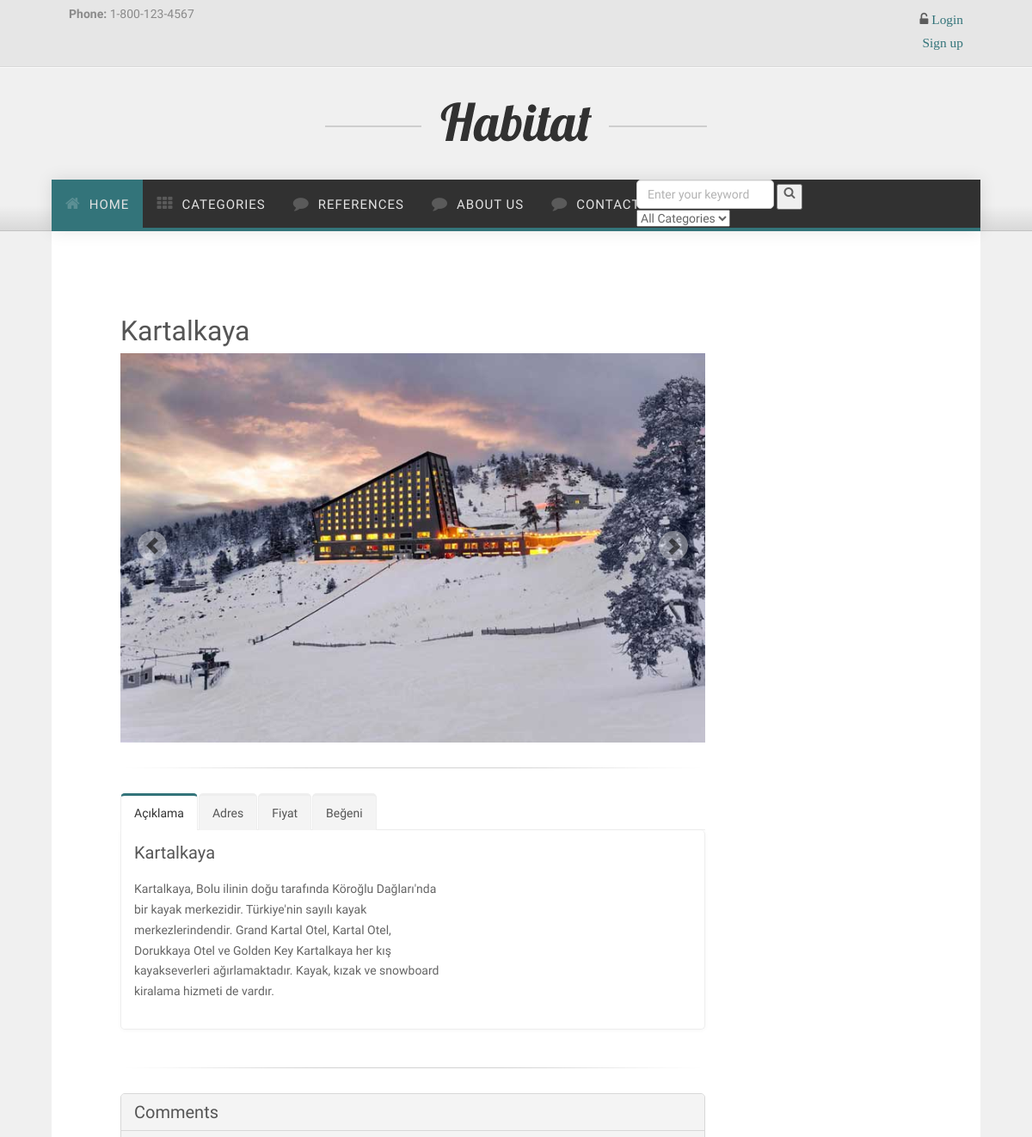
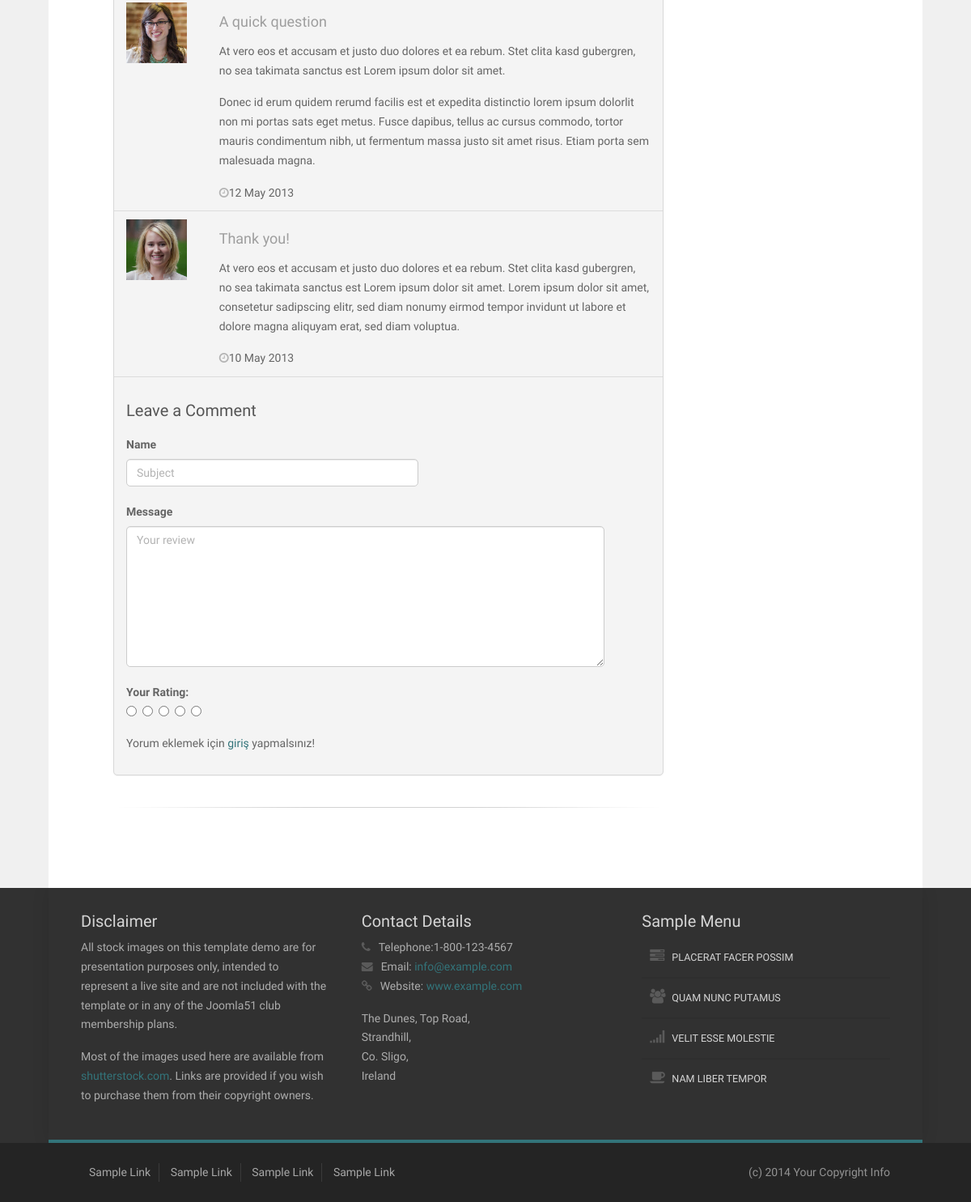
Screenshot of /place/8/Kartalkaya/ with the database file from the repository (2 pictures, top to bottom).
### place/models.py (models this page shows, shortened)
class Place(models.Model):
    STATUS = (
        ('True', 'Evet'),
        ('False', 'Hayır'),
    )
    category = models.ForeignKey(Category, on_delete=models.CASCADE)
    title = models.CharField(max_length=150)
    keywords = models.CharField(max_length=255)
    description = models.CharField(max_length=255)
    image = models.ImageField(blank=True, upload_to='images/')
    price = models.FloatField()
    address = models.TextField()
    detail = RichTextUploadingField()
    slug = models.SlugField(null=False, unique=True)
    like = models.IntegerField()
    status = models.CharField(max_length=10, choices=STATUS)
    create_at = models.DateTimeField(auto_now_add=True)
    update_at = models.DateTimeField(auto_now=True)

### home/views.py (the view)
# urls.py: path('place/<int:id>/<slug:slug>/', views.place_detail, name='place_detail'),
def place_detail(request,id,slug):
    category = Category.objects.all()
    place = Place.objects.get(pk=id)
    images = Images.objects.filter(place_id=id)
    comments= Comment.objects.filter(place_id=id,status='True')
    context = {'place': place,
               'category': category,
               'images': images,
               'comments': comments,
               }
    return render(request,'place_detail.html',context)

### home/templates/place_detail.html (shortened to what this page needs)
{% extends "homebase.html" %}
{% block content %}
    <div id="content">
        <div class="container background-white">
            <div class="row margin-vert-30">
                <div class="col-md-12 margin-top-30">
                    <div id="content">
                        <div class="container background-white">
                            <div class="row margin-vert-40">
                                <div class="col-md-9">
                                    <h2>{{ place.title }}</h2>
                                    <div id="carousel-example-1" class="carousel slide" data-ride="carousel">
                                        <div class="carousel-inner">
                                            <div class="item active">
                                                <img src="{{ place.image.url }}">
                                            </div>
                                        </div>
                                        <a class="left carousel-control" href="#carousel-example-1" data-slide="prev">
                                            <span class="glyphicon glyphicon-chevron-left"></span>
                                        </a>
                                        <a class="right carousel-control" href="#carousel-example-1" data-slide="next">
                                            <span class="glyphicon glyphicon-chevron-right"></span>
                                        </a>
                                    </div>
                                    <hr>
                                    <div class="tabs">
                                        <ul class="nav nav-tabs">
                                            <li class="active">
                                                <a href="#sample-1a" data-toggle="tab">Açıklama</a>
                                            </li>
                                            <li>
                                                <a href="#sample-1b" data-toggle="tab">Adres</a>
                                            </li>
                                            <li>
                                                <a href="#sample-1c" data-toggle="tab">Fiyat</a>
                                            </li>
                                            <li>
                                                <a href="#sample-1d" data-toggle="tab">Beğeni</a>
                                            </li>
                                        </ul>
                                        <div class="tab-content">
                                            <div class="tab-pane fade in active" id="sample-1a">
                                                <div class="row">
                                                    <div class="col-md-7">
                                                        <h3 class="no-margin no-padding">{{ place.title }}</h3>
                                                        <p>{{ place.detail | safe }}</p>
                                                    </div>
                                                    <div class="clearfix"></div>
                                                </div>
                                            </div>
                                        </div>
                                    </div>
                                    <hr>
                                    <div class="blog-recent-comments panel panel-default margin-bottom-30">
                                        <div class="panel-heading">
                                            <h3>Comments</h3>
                                        </div>
                                        <ul class="list-group">
                                            <li class="list-group-item">
                                                <div class="row">
                                                    <div class="col-md-2 profile-thumb">
                                                        <a href="#">
                                                            <img class="media-object" src="assets/img/profiles/53.jpg" alt="">
                                                        </a>
                                                    </div>
                                                    <div class="col-md-10">
                                                        <h4>A quick question</h4>
                                                        <p>At vero eos et accusam et justo duo dolores et ea rebum. Stet clita kasd gubergren, no sea takimata sanctus est Lorem ipsum dolor sit amet.</p>
                                                        <p>Donec id erum quidem rerumd facilis est et expedita distinctio lorem ipsum dolorlit non mi portas sats eget metus. Fusce dapibus, tellus ac cursus commodo, tortor mauris condimentum nibh, ut
                                                            fermentum massa justo sit amet risus. Etiam porta sem malesuada magna.</p>
                                                        <span class="date">
                                                                <i class="fa fa-clock-o color-gray-light"></i>12 May 2013</span>
                                                    </div>
                                                </div>
                                            </li>
                                            <li class="list-group-item">
                                                <div class="row">
                                                    <div class="col-md-2 profile-thumb">
                                                        <a href="#">
                                                            <img class="media-object" src="assets/img/profiles/37.jpg" alt="">
                                                        </a>
                                                    </div>
                                                    <div class="col-md-10">
                                                        <h4>Thank you!</h4>
                                                        <p>At vero eos et accusam et justo duo dolores et ea rebum. Stet clita kasd gubergren, no sea takimata sanctus est Lorem ipsum dolor sit amet. Lorem ipsum dolor sit amet, consetetur sadipscing elitr,
                                                            sed diam nonumy eirmod tempor invidunt ut labore et dolore magna aliquyam erat, sed diam voluptua.</p>
                                                        <span class="date">
                                                                <i class="fa fa-clock-o color-gray-light"></i>10 May 2013</span>
                                                    </div>
                                                </div>
                                            </li>
                                            <li class="list-group-item">
                                                <div class="blog-comment-form">
                                                    <div class="row margin-top-20">
                                                        <div class="col-md-12">
                                                            <div class="pull-left">
                                                                <h3>Leave a Comment</h3>
                                                            </div>
                                                        </div>
                                                    </div>
                                                    <div class="row margin-top-20">
                                                        <div class="col-md-12">
                                                            <form action="/place/addcomment/{{ place.id }}">
                                                                <label>Name</label>
                                                                <div class="row margin-bottom-20">
                                                                    <div class="col-md-7 col-md-offset-0">
                                                                        <input class="form-control" type="text" name="subject" id="id_subject" placeholder="Subject" />
                                                                    </div>
                                                                </div>
                                                                <label>Message</label>
                                                                <div class="row margin-bottom-20">
                                                                    <div class="col-md-11 col-md-offset-0">
                                                                        <textarea class="form-control" name="comment" id="id_comment" placeholder="Your review" rows="8"></textarea>
                                                                    </div>
                                                                </div>
                                                                <div class="form-group">
                                                                    <div class="input-rating">
                                                                        <strong class="text-uppercase"> Your Rating: </strong>
                                                                        <div class="stars">
                                                                            <input type="radio" id="star5" name="rate" value="5" /> <label for="star5"></label>
                                                                            <input type="radio" id="star4" name="rate" value="4" /> <label for="star4"></label>
                                                                            <input type="radio" id="star3" name="rate" value="3" /> <label for="star3"></label>
                                                                            <input type="radio" id="star2" name="rate" value="2" /> <label for="star2"></label>
                                                                            <input type="radio" id="star1" name="rate" value="1" /> <label for="star1"></label>
                                                                        </div>
                                                                    </div>
                                                                </div>
                                                                <p>
                                                                    {% if user.id is not None %}
                                                                        <button class="btn btn-primary" type="submit">Send Message</button>
                                                                    {% else %}
                                                                        Yorum eklemek için <a href="/login">giriş</a>  yapmalsınız!
                                                                    {% endif %}
                                                                </p>
                                                            </form>
                                                        </div>
                                                    </div>
                                                </div>
                                            </li>
                                        </ul>
                                    </div>
                                    <hr class="margin-top-30">
                                </div>
                            </div>
                        </div>
                    </div>
                </div>
            </div>
        </div>
    </div>
{% endblock %}

### home/static/css/nexus.css (style rules this page uses)
html { overflow-y: scroll; }
body { line-height: 1.7em; font-family: Roboto Condensed; font-size: 14px; font-weight: 400; background-color: #f0f0f0; color: #656565; }
.container { max-width: 1080px; padding-left: 40px; padding-right: 40px; width: 100%; }
.color-gray-light { color: #b3b3b3 !important; }
.color-gray-light[class^="fa-"]:before, .color-gray-light[class*=" fa-"]:before { color: #b3b3b3; }
.margin-vert-30 { margin-top: 30px; margin-bottom: 30px; }
.margin-vert-40 { margin-top: 40px; margin-bottom: 40px; }
.no-padding { padding: 0 0 4px !important; }
.no-margin { margin: 0 !important; }
.margin-top-20 { margin-top: 20px; }
.margin-top-30 { margin-top: 30px; }
.margin-bottom-20 { margin-bottom: 20px; }
.margin-bottom-30 { margin-bottom: 30px; }
.background-white { background-color: #FFFFFF; }
h2 { font-weight: 300; line-height: 1em; margin: 0 0 10px; color: #555555; font-family: 'Roboto Condensed', sans-serif; font-size: 32px; }
h3 { font-size: 20px; font-weight: 300; padding: 0; font-family: 'Roboto Condensed', sans-serif; margin: 0; color: #555555; }
h4 { font-size: 18px; font-weight: 300; color: #9e9e9e; margin-bottom: 10px; line-height: 1.6; }
a { text-decoration: none; color: #33747a; -webkit-transition: color 0.15s ease-in; -moz-transition: color 0.15s ease-in; -o-transition: color 0.15s ease-in; transition: color 0.15s ease-in; }
a, a:hover, a:active, a:focus { outline: 0; text-decoration: none; }
p { margin-bottom: 16px; }
hr { background: url("../img/hr.png") no-repeat scroll 50% 0 transparent; border: medium none; height: 19px; margin: 20px 0 20px; }
img { max-width: 100% ; }
[class^="fa-"]:before, [class*=" fa-"]:before { font-family: FontAwesome; font-style: normal; font-weight: normal; line-height: 1; -webkit-font-smoothing: antialiased; -moz-osx-font-smoothing: grayscale; padding-right: 10px; color: rgba(0, 0, 0, 0.6); }
i.fa { display: inline-block; }
i.fa:before { padding-right: 0; }
.glyphicon { display: inline-block; font-family: 'Glyphicons Halflings'; font-style: normal; font-weight: 400; line-height: 1; position: relative; top: 1px; }
.tabs { border-radius: 4px; margin-bottom: 35px; }
.tabs .nav-tabs { margin: 0; font-size: 0; border-bottom-color: #EEE; }
.tabs .nav-tabs li { display: inline-block; float: none; }
.tabs .nav-tabs li a { border-radius: 5px 5px 0 0; font-size: 14px; margin-right: 1px; }
.tabs .nav-tabs li:last-child a { margin-right: 0; }
.tabs .nav-tabs li a, .tabs .nav-tabs li a:hover { background: #F4F4F4; border-bottom: none; border-left: 1px solid #EEE; border-right: 1px solid #EEE; border-top: 3px solid #EEE; color: #555555; }
.tabs .nav-tabs li.active a, .tabs .nav-tabs li.active a:hover, .tabs .nav-tabs li.active a:focus { background: #FFF; border-left-color: #EEE; border-right-color: #EEE; border-top: 3px solid #33747a; color: #333333; outline: none; }
.tabs .tab-content { border-radius: 0 5px 5px 5px; box-shadow: 0 1px 5px 0 rgba(0, 0, 0, 0.04); background-color: #FFF; border: 1px solid #EEE; border-top: 0; padding: 15px; }
.carousel-control { background-image: none !important; background: rgba(255, 255, 255, 0.4); width: 34px; border-radius: 50px; font-size: 16px !important; height: 34px; margin-top: -20px; top: 50%; text-shadow: none; opacity: 1; }
.carousel-control.left span, .carousel-control.icon-prev span, .carousel-control.right span, .carousel-control.icon-next span { font-size: 20px; margin-top: -10px; color: rgba(0, 0, 0, 0.6); }
.carousel-control.left, .carousel-control.icon-prev { left: 20px; }
.carousel-control.right, .carousel-control.icon-next { right: 20px; }
.carousel-control .icon-next, .carousel-control .glyphicon-chevron-right { right: auto; }

### rows the page displays
Place: title "Kartalkaya", image (picture), detail "Kartalkaya, Bolu ilinin doğu tarafında Köroğlu Dağları'nda bir kayak merkezidir. Türkiye'nin sayılı kayak merkezlerindendir. Grand Kartal Otel, Kartal Otel, Dorukkaya Otel ve Golden Key Kartalkaya her kış kayakseverleri ağırlamaktadır. Kayak, kızak ve snowboard kiralama hizmeti de vardır."
